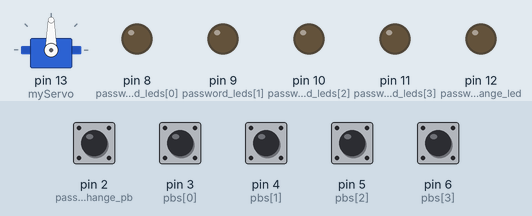
Simulated run of this sketch. Board: Arduino Uno, built with avr-gcc and run on an emulated ATmega328P. Parts: servo, output pins drawn as LEDs (lit = HIGH). Dashed ring = blinking. The test bench sets the inputs (shaded band); at power-on: pin 2 (password_change_pb), pin 3 (pbs[0]), pin 4 (pbs[1]), pin 5 (pbs[2]), pin 6 (pbs[3]) HIGH. EEPROM starts erased.

Above: at 1.2 s.
1.3 s: pin 3 (pbs[0]) pulled LOW for 0.15 s
At 1.46 s:
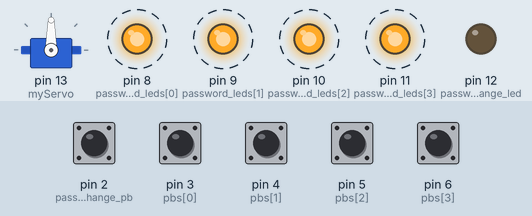
4.3 s: pin 2 (password_change_pb) pulled LOW for 0.15 s
At 5.2 s:
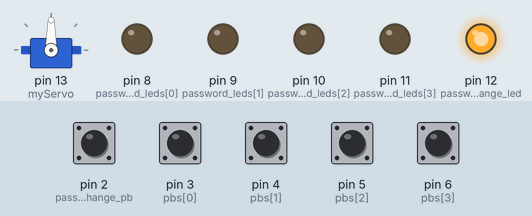
5.9 s: pin 3 (pbs[0]) pulsed LOW 5 times (0.12 s each, 0.3 s apart)
At 8.1 s:
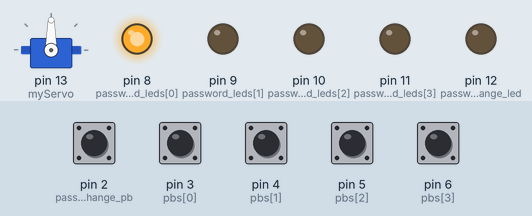
8.9 s: pin 3 (pbs[0]) pulled LOW for 1 s
At 10.7 s:
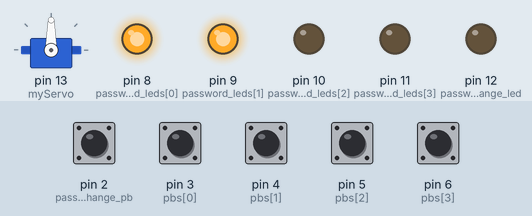
11.4 s: pin 3 (pbs[0]) pulled LOW for 0.15 s
At 12.5 s:
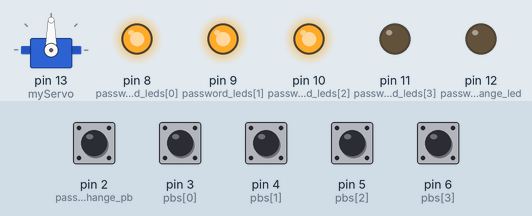
13.0 s: pin 3 (pbs[0]) pulled LOW for 0.15 s
At 13.7 s:
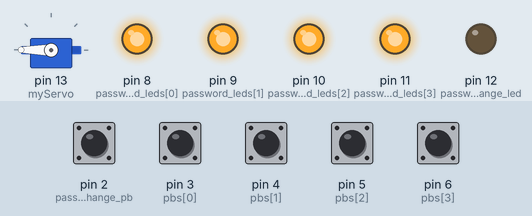
Timing chart, 0 to 19.6 s (numbered marks = the images above; inputs shaded):
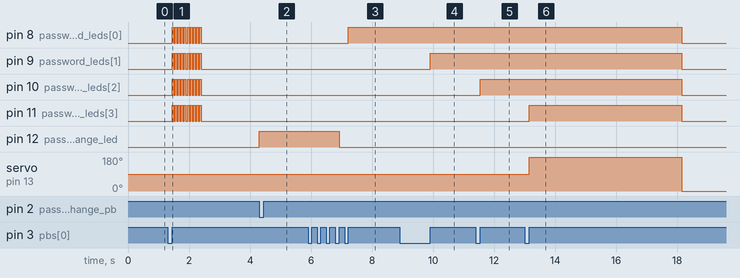

Measured:
- after the input at 1.3 s, pin 8 (password_leds[0]), pin 9 (password_leds[1]), pin 10 (password_leds[2]), pin 11 (password_leds[3]): alternates HIGH for 0.05 s and LOW for 0.05 s, 20 changes in all, then stays LOW, starting after 0.15 s
- after the input at 4.3 s, pin 12 (password_change_led): LOW → HIGH at once
- after the input at 5.9 s, pin 8 (password_leds[0]): LOW → HIGH after 1.3 s; pin 12 (password_change_led): HIGH → LOW after 1.0 s
- after the input at 8.9 s, pin 9 (password_leds[1]): LOW → HIGH after 1.0 s
- after the input at 11.4 s, pin 10 (password_leds[2]): LOW → HIGH after 0.15 s
- after the input at 13.0 s, pin 8 (password_leds[0]), pin 9 (password_leds[1]), pin 10 (password_leds[2]): HIGH → LOW after 5.2 s; pin 11 (password_leds[3]): LOW → HIGH after 0.15 s, → LOW 5.0 s later; servo on pin 13 (myServo): 90° → 180° after 0.15 s, → 0° 5.0 s later

The sketch:

pattern_based_lock_mechanism1.ino
```cpp
#include <EEPROM.h>
#include <Servo.h>

const byte PASSWORD_LENGTH = 4;
const byte SERVO_OPEN_ANGLE = 180;
const byte SERVO_CLOSED_ANGLE = 0;
const unsigned long UNLOCK_DURATION = 5000;
const unsigned long LOCKOUT_DURATION = 50000;
const byte MAX_TIMEOUT = 3;

Servo myServo;
byte timeout = 0;

const int password_leds[] = {8, 9, 10, 11};
const int password_change_led = 12;
const int password_change_pb = 2;
const int pbs[] = {3, 4, 5, 6};

int password[PASSWORD_LENGTH] = {0};

const int address = 0;

enum State {password_change, password_check, password_correct, password_wrong};

volatile byte currentState;

void passwordChangeISR()
{
  currentState = password_change;
}

void setup()
{
  for (int i = 0; i < PASSWORD_LENGTH; i++) {
    pinMode(password_leds[i], OUTPUT);
    pinMode(pbs[i], INPUT_PULLUP);
  }
  pinMode(password_change_led, OUTPUT);
  pinMode(password_change_pb, INPUT_PULLUP);
  myServo.attach(13);

  attachInterrupt(digitalPinToInterrupt(password_change_pb), passwordChangeISR, FALLING);

  if (EEPROM.read(address) == 0)
    currentState = password_change;
  else {
    currentState = password_check;
    for (int i = 0; i < PASSWORD_LENGTH; i++) {
      password[i] = EEPROM.read(address + i);
    }
  }
}

void loop()
{
  updateStateMachine();
}

void updateStateMachine()
{
  switch (currentState)
  {
    case password_change:
    {
      digitalWrite(password_change_led, HIGH);
      int i = 0;
      while (i < PASSWORD_LENGTH)
      {
        for (int j = 0; j < PASSWORD_LENGTH; j++)
        {
          if (digitalRead(pbs[j]) == LOW)
          {
            delay(50);
            while (digitalRead(pbs[j]) == LOW);
            password[i] = j;
            EEPROM.update(address + i, j);
            i++;
            break;
          }
        }
      }
      digitalWrite(password_change_led, LOW);
      currentState = password_check;
      break;
    }

    case password_check:
    {
      int i = 0;
      while (i < PASSWORD_LENGTH)
      {
        if (currentState == password_change) break;

        bool broken = false;
        for (int j = 0; j < PASSWORD_LENGTH; j++)
        {
          if (digitalRead(pbs[j]) == LOW)
          {
            delay(50);
            while (digitalRead(pbs[j]) == LOW);
            if (j == password[i])
            {
              digitalWrite(password_leds[i], HIGH);
              i++;
            }
            else
            {
              currentState = password_wrong;
              broken = true;
              break;
            }
          }
        }
        if (broken) break;
      }

      if (currentState != password_wrong && currentState != password_change)
        currentState = password_correct;

      if (currentState != password_correct) {
        for (int k = 0; k < PASSWORD_LENGTH; k++) digitalWrite(password_leds[k], LOW);
      }
      break;
    }

    case password_correct:
    {
      myServo.write(SERVO_OPEN_ANGLE);
      delay(UNLOCK_DURATION);
      myServo.write(SERVO_CLOSED_ANGLE);
      for (int k = 0; k < PASSWORD_LENGTH; k++) digitalWrite(password_leds[k], LOW);
      currentState = password_check;
      break;
    }

    case password_wrong:
    {
      if (timeout < MAX_TIMEOUT)
      {
        timeout += 1;
        unsigned long start = millis();
        while (millis() - start < 1000)
        {
          for (int i = 0; i < PASSWORD_LENGTH; i++)
          {
            int pin = password_leds[i];
            digitalWrite(pin, digitalRead(pin) ^ 1);
          }
          delay(50);
        }
        currentState = password_check;
      }
      else
      {
        timeout = 0;
        delay(LOCKOUT_DURATION);
        currentState = password_check;
      }
      break;
    }
  }
}
```
